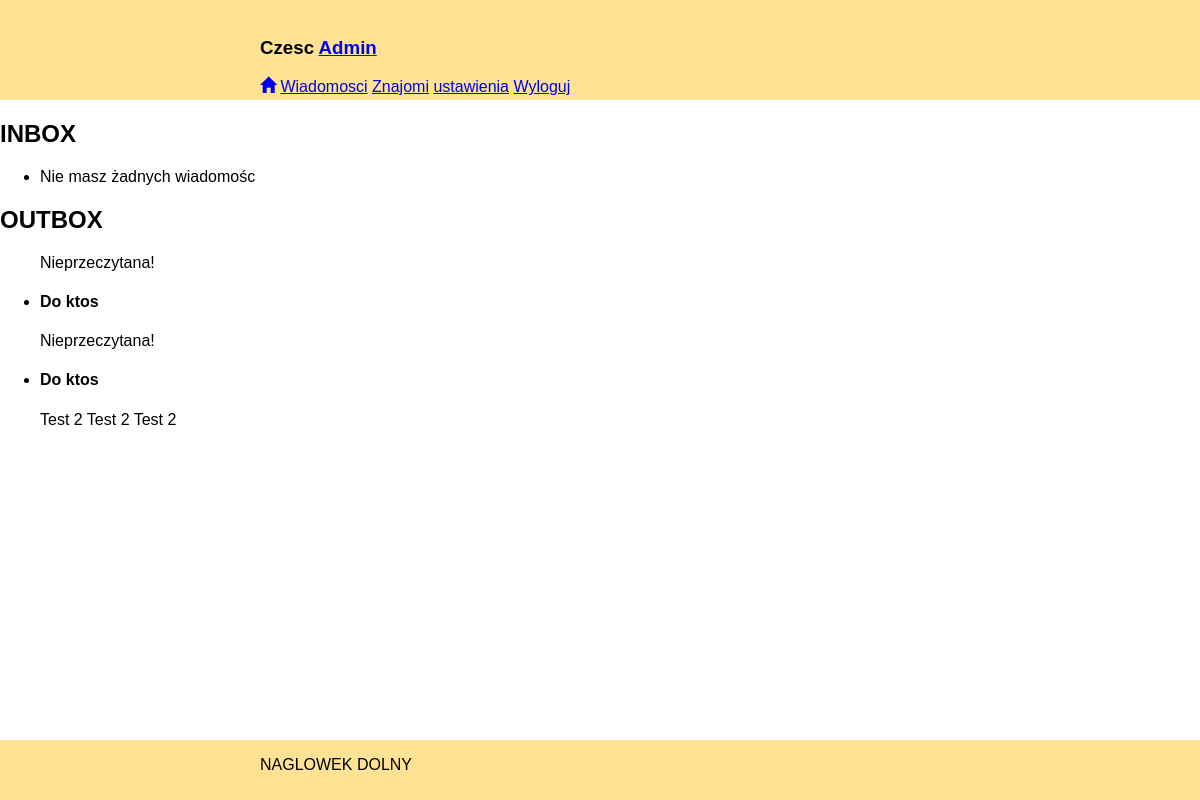
Page /messages (signed in) on the committed database.
### tables this page shows
CREATE TABLE IF NOT EXISTS `messages` (
  `id` int(11) NOT NULL AUTO_INCREMENT,
  `user_from` int(11) NOT NULL,
  `user_to` int(11) NOT NULL,
  `text` text NOT NULL,
  `is_read` int(11) NOT NULL DEFAULT '0',
  PRIMARY KEY (`id`),
  KEY `user_from` (`user_from`,`user_to`),
  KEY `user_to` (`user_to`)
);

CREATE TABLE IF NOT EXISTS `users` (
  `id` int(11) NOT NULL AUTO_INCREMENT,
  `username` varchar(20) NOT NULL,
  `mail` varchar(255) NOT NULL,
  `password` varchar(60) NOT NULL,
  `name` varchar(50) NOT NULL,
  `surname` varchar(255) NOT NULL,
  PRIMARY KEY (`id`),
  UNIQUE KEY `username` (`username`),
  UNIQUE KEY `mail` (`mail`)
);

### messages.php (the view)
<?php
$sql = "SELECT messages.id, username, user_from, user_to, text, is_read  FROM messages JOIN users on messages.user_from=users.id WHERE user_to={$_SESSION["id"]} ORDER BY is_read";
$result = $conn->query($sql);
echo"<h2>INBOX</h2><ul>";
if ($result->num_rows > 0) {
    while($row = $result->fetch_assoc()){
        if($row['is_read']==='0'){
            echo"Nieprzeczytana!<br>";
        }
        echo "<li><h4>Od {$row['username']}</h4>{$row['text']} <a href='/Workshop1/send_message_to/$username'><br><button>Odpowiedz</button></a></li>";
    };
}else{
    echo "<li>Nie masz żadnych wiadomośc</li>";
}
echo "</ul>";
echo"<h2>OUTBOX</h2><ul>";
$sql = "SELECT messages.id, username, user_from, user_to, text, is_read FROM messages JOIN users on messages.user_to=users.id WHERE user_from={$_SESSION["id"]} ORDER BY is_read";
$result = $conn->query($sql);
if ($result->num_rows > 0) {
    while($row = $result->fetch_assoc()){
        if($row['is_read']==='0'){
            echo"Nieprzeczytana!<br>";
        }
        echo "<li><h4>Do {$row['username']}</h4>{$row['text']}</li>";
    };
}else{
    echo "<li>Nie masz żadnych wiadomośc</li>";
}
echo "</ul>";

### main.css (style rules this page uses)
html { font-family: sans-serif; -webkit-text-size-adjust: 100%; -ms-text-size-adjust: 100%; }
body { margin: 0; }

### rows in the picture
messages: is_read "Nieprzeczytana!", user_to.username "ktos"
messages: is_read "Nieprzeczytana!", user_to.username "ktos", text "Test 2 Test 2 Test 2"

### other values in the picture
$_SESSION["username"] "Admin"
